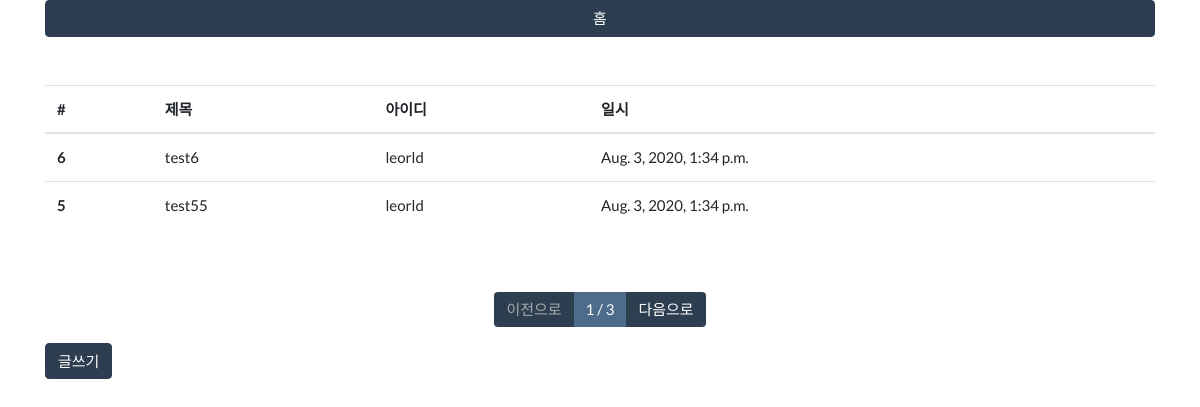
Before: /board/list/ with the older database file.
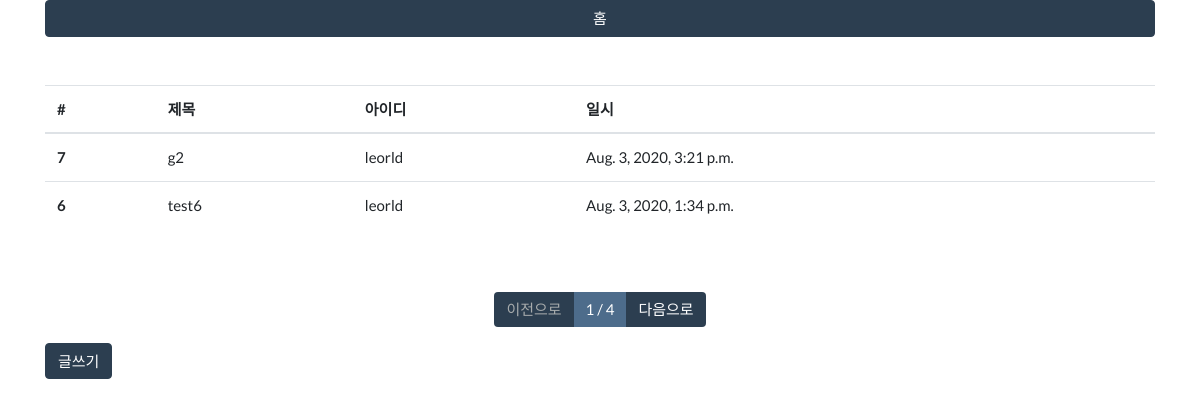
After: the same page with the newer database file.
### board/models.py (models this page shows, shortened)
class Board(models.Model):
    title = models.CharField(max_length=128, verbose_name='제목')
    contents = models.TextField(verbose_name="내용")
    writer = models.ForeignKey(
        'fcuser.Fcuser', on_delete=models.CASCADE, verbose_name='작성자')
    registered_dttm = models.DateTimeField(
        auto_now_add=True, verbose_name='등록시간')
    class Meta:
        db_table = 'fastcampus_board'
        verbose_name = '패스트캠퍼스 게시글'  # admin 초기화면 표기수정
        verbose_name_plural = '패스트캠퍼스 게시글'

### fcuser/models.py (models this page shows)
class Fcuser(models.Model):
    username = models.CharField(max_length=32, verbose_name='사용자명')
    useremail = models.EmailField(
        max_length=128, verbose_name="사용자 이메일")  # 모델이 바뀌면 migration재생성
    password = models.CharField(max_length=64, verbose_name='비밀번호')
    registered_dttm = models.DateTimeField(
        auto_now_add=True, verbose_name='등록시간')  # auto_now_add : 저장되는 시점을 자동으로 저장
    def __str__(self):
        return self.username
    class Meta:
        db_table = 'fastcampus_fcuser'
        verbose_name = '패스트캠퍼스 사용자'  # admin 초기화면 표기수정
        verbose_name_plural = '패스트캠퍼스 사용자'

### board/views.py (the view)
# urls.py: path('list/', views.board_list),
def board_list(request):
    all_boards = Board.objects.all().order_by('-id')
    page = int(request.GET.get('p', 1))  # page = p라는 변수로 하나의 숫자를 받음
    paginator = Paginator(all_boards, 2)  # Paginator()함수로 all_boards중 2개씩 나타냄
    boards = paginator.get_page(page)  # 나타난 boards page를 가져옴
    return render(request, 'board_list.html', {'boards': boards})

### board/templates/board_list.html
{% extends "base.html" %} {% block contents %}
<div class="row mt-5">
  <div class="col-12">
    <table class="table">
      <thead>
        <th>#</th>
        <th>제목</th>
        <th>아이디</th>
        <th>일시</th>
      </thead>
      <tbody>
        {% for board in boards %}
        <tr onclick="location.href='/board/detail/{{ board.id }}'">
          <th>{{board.id}}</th>
          <td>{{ board.title }}</td>
          <td>{{ board.writer }}</td>
          <td>{{ board.registered_dttm }}</td>
        </tr>
        {% endfor %}
      </tbody>
    </table>
  </div>
</div>
<div class="row mt-5">
  <div class="col-12">
    <nav>
      <ul class="pagination justify-content-center">
        <li class="page-item">
          {% if boards.has_previous %}
          <a href="?p={{ boards.previous_page_number }}" class="page-link"
            >이전으로</a
          >
          {% else %}
          <a href="#" class="page-link disabled">이전으로</a>
          {% endif %}
        </li>
        <li class="page-item active">
          <a href="#" class="page-link">
            {{boards.number}} / {{boards.paginator.num_pages}}</a
          >
        </li>
        <li class="page-item">
          {% if boards.has_next %}
          <a href="?p={{ boards.next_page_number }}" class="page-link"
            >다음으로</a
          >
          {% else %}
          <a href="#" class="page-link disabled">다음으로</a>
          {% endif %}
        </li>
      </ul>
    </nav>
  </div>
</div>
<div class="row">
  <div class="col-12">
    <button class="btn btn-primary" onclick="location.href='/board/write/'">
      글쓰기
    </button>
  </div>
</div>
{% endblock %}

### board/templates/base.html (shortened to what this page needs)
<!DOCTYPE html>
<html lang="en">
  <head>
    <link rel="stylesheet" href="/static/bootstrap.min.css" />
  </head>
  <body>
    <div class="container">
      <button class="btn btn-primary btn-block" onclick="location.href='/'">
        홈
      </button>
      {% block contents %}{% endblock %}
    </div>
  </body>
</html>

Changed rows visible on the page:
no longer on this page (row unchanged): Board: id "5", title "test55", writer "leorld", registered_dttm "Aug. 3, 2020, 1:34 p.m."
added Board: id "7", title "g2", writer "leorld", registered_dttm "Aug. 3, 2020, 3:21 p.m."
Other visible differences:
{{ boards.paginator.num_pages }}: "3" → "4"
